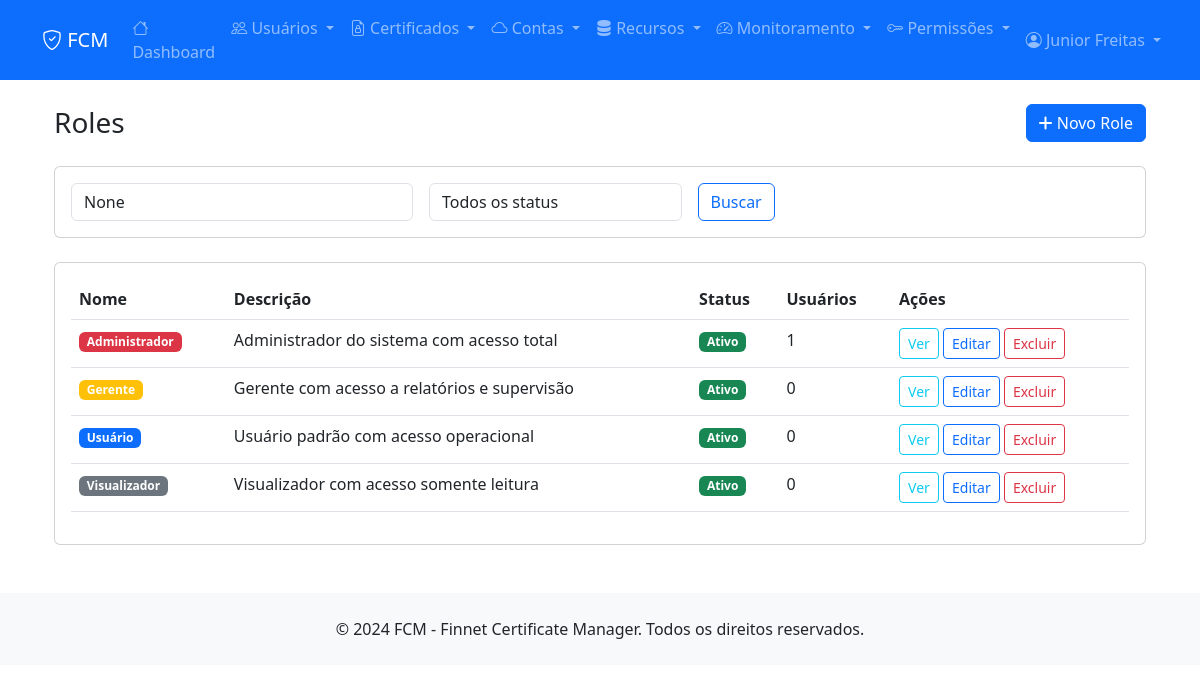
Screenshot of /permissions/roles/ (signed in) with the database file from the repository.
### apps/users/models.py (models this page shows, shortened)
class User(AbstractUser):
    STATUS_CHOICES = [
        (0, 'Ativo'),
        (1, 'Inativo'),
    ]
    id = models.CharField(max_length=255, primary_key=True)
    nome = models.CharField(max_length=255, verbose_name='Nome')
    email = models.EmailField(unique=True, verbose_name='Email')
    status = models.IntegerField(choices=STATUS_CHOICES, default=0, verbose_name='Status')
    data_cad = models.DateTimeField(default=timezone.now, verbose_name='Data de Cadastro')
    usu_cad = models.CharField(max_length=255, verbose_name='Usuário de Cadastro', blank=True)
    data_atu = models.DateTimeField(null=True, blank=True, verbose_name='Data de Atualização')
    usu_atu = models.CharField(max_length=255, null=True, blank=True, verbose_name='Usuário de Atualização')
    username = None
    first_name = None
    last_name = None
    USERNAME_FIELD = 'email'
    REQUIRED_FIELDS = ['nome']
    objects = UserManager()
    class Meta:
        db_table = 'users'
        verbose_name = 'Usuário'
        verbose_name_plural = 'Usuários'

### apps/permissions/models.py (models this page shows, shortened)
class Role(models.Model):
    ROLE_CHOICES = [
        ('admin', 'Administrador'),
        ('manager', 'Gerente'),
        ('user', 'Usuário'),
        ('viewer', 'Visualizador'),
    ]
    id = models.CharField(max_length=255, primary_key=True)
    name = models.CharField(max_length=50, choices=ROLE_CHOICES, unique=True, verbose_name='Nome do Role')
    description = models.TextField(blank=True, null=True, verbose_name='Descrição')
    is_active = models.BooleanField(default=True, verbose_name='Ativo')
    data_cad = models.DateTimeField(default=timezone.now, verbose_name='Data de Cadastro')
    usu_cad = models.CharField(max_length=255, verbose_name='Usuário de Cadastro')
    data_atu = models.DateTimeField(null=True, blank=True, verbose_name='Data de Atualização')
    usu_atu = models.CharField(max_length=255, null=True, blank=True, verbose_name='Usuário de Atualização')
    class Meta:
        db_table = 'roles'
        verbose_name = 'Role'
        verbose_name_plural = 'Roles'
        ordering = ['name']
    @property
    def badge_class(self):
        badge_classes = {
            'admin': 'bg-danger',
            'manager': 'bg-warning',
            'user': 'bg-primary',
            'viewer': 'bg-secondary',
        }
        return badge_classes.get(self.name, 'bg-secondary')

### apps/permissions/views.py (the view)
# urls.py: path('roles/', views.role_list, name='role_list'),
@login_required
def role_list(request):
    roles = Role.objects.all().order_by('name')
    search = request.GET.get('search')
    if search:
        roles = roles.filter(
            Q(name__icontains=search) |
            Q(description__icontains=search)
        )
    status = request.GET.get('status')
    if status == 'active':
        roles = roles.filter(is_active=True)
    elif status == 'inactive':
        roles = roles.filter(is_active=False)
    paginator = Paginator(roles, 15)
    page_number = request.GET.get('page')
    page_obj = paginator.get_page(page_number)
    context = {
        'page_obj': page_obj,
        'search': search,
        'status': status,
        'total_roles': roles.count(),
    }
    return render(request, 'permissions/role_list.html', context)

### templates/permissions/role_list.html (shortened to what this page needs)
{% extends 'base.html' %}
{% load static %}
{% block content %}
<div class="container-fluid">
    <div class="d-flex justify-content-between align-items-center mb-4">
        <h1 class="h3 mb-0">Roles</h1>
        <a href="{% url 'permissions:role_create' %}" class="btn btn-primary">
            <i class="fas fa-plus"></i> Novo Role
        </a>
    </div>
    <div class="card mb-4">
        <div class="card-body">
            <form method="get" class="row g-3">
                <div class="col-md-4">
                    <input type="text" name="search" class="form-control" placeholder="Buscar..." value="{{ search }}">
                </div>
                <div class="col-md-3">
                    <select name="status" class="form-control">
                        <option value="">Todos os status</option>
                    </select>
                </div>
                <div class="col-md-2">
                    <button type="submit" class="btn btn-outline-primary">Buscar</button>
                </div>
            </form>
        </div>
    </div>
    <div class="card">
        <div class="card-body">
            <div class="table-responsive">
                <table class="table table-hover">
                    <thead>
                        <tr>
                            <th>Nome</th>
                            <th>Descrição</th>
                            <th>Status</th>
                            <th>Usuários</th>
                            <th>Ações</th>
                        </tr>
                    </thead>
                    <tbody>
                        {% for role in page_obj %}
                        <tr>
                            <td>
                                <span class="badge {{ role.badge_class }}">{{ role.get_name_display }}</span>
                            </td>
                            <td>{{ role.description|default:"-" }}</td>
                            <td>
                                {% if role.is_active %}
                                    <span class="badge bg-success">Ativo</span>
                                {% else %}
                                    <span class="badge bg-secondary">Inativo</span>
                                {% endif %}
                            </td>
                            <td>{{ role.userrole_set.count }}</td>
                            <td>
                                <a href="{% url 'permissions:role_detail' role.id %}" class="btn btn-sm btn-outline-info">Ver</a>
                                <a href="{% url 'permissions:role_edit' role.id %}" class="btn btn-sm btn-outline-primary">Editar</a>
                                <a href="{% url 'permissions:role_delete' role.id %}" class="btn btn-sm btn-outline-danger">Excluir</a>
                            </td>
                        </tr>
                        {% empty %}
                        <tr>
                            <td colspan="5" class="text-center text-muted">Nenhum role encontrado</td>
                        </tr>
                        {% endfor %}
                    </tbody>
                </table>
            </div>
        </div>
    </div>
</div>
{% endblock %}

### templates/base.html (shortened to what this page needs)
<!DOCTYPE html>
<html lang="pt-br">
<head>
    <link href="https://cdn.jsdelivr.net/npm/bootstrap@5.3.0/dist/css/bootstrap.min.css" rel="stylesheet">
    <link href="https://cdn.jsdelivr.net/npm/bootstrap-icons@1.10.0/font/bootstrap-icons.css" rel="stylesheet">
    <link href="https://cdnjs.cloudflare.com/ajax/libs/font-awesome/6.4.0/css/all.min.css" rel="stylesheet">
</head>
<body>
    <nav class="navbar navbar-expand-lg navbar-dark bg-primary">
        <div class="container">
            <a class="navbar-brand" href="{% url 'dashboard' %}">
                <i class="bi bi-shield-check"></i> FCM
            </a>
            <div class="collapse navbar-collapse" id="navbarNav">
                <ul class="navbar-nav me-auto">
                    <li class="nav-item">
                        <a class="nav-link" href="{% url 'dashboard' %}">
                            <i class="bi bi-house"></i> Dashboard
                        </a>
                    </li>
                    <li class="nav-item dropdown">
                        <a class="nav-link dropdown-toggle" href="#" role="button" data-bs-toggle="dropdown">
                            <i class="bi bi-people"></i> Usuários
                        </a>
                    </li>
                    <li class="nav-item dropdown">
                        <a class="nav-link dropdown-toggle" href="#" role="button" data-bs-toggle="dropdown">
                            <i class="bi bi-file-earmark-lock"></i> Certificados
                        </a>
                    </li>
                    <li class="nav-item dropdown">
                        <a class="nav-link dropdown-toggle" href="#" role="button" data-bs-toggle="dropdown">
                            <i class="bi bi-cloud"></i> Contas
                        </a>
                    </li>
                    <li class="nav-item dropdown">
                        <a class="nav-link dropdown-toggle" href="#" role="button" data-bs-toggle="dropdown">
                            <i class="bi bi-server"></i> Recursos
                        </a>
                    </li>
                    <li class="nav-item dropdown">
                        <a class="nav-link dropdown-toggle" href="#" role="button" data-bs-toggle="dropdown">
                            <i class="bi bi-speedometer2"></i> Monitoramento
                        </a>
                    </li>
                    <li class="nav-item dropdown">
                        <a class="nav-link dropdown-toggle" href="#" role="button" data-bs-toggle="dropdown">
                            <i class="bi bi-key"></i> Permissões
                        </a>
                    </li>
                </ul>
                <ul class="navbar-nav">
                    {% if user.is_authenticated %}
                        <li class="nav-item dropdown">
                            <a class="nav-link dropdown-toggle" href="#" role="button" data-bs-toggle="dropdown">
                                <i class="bi bi-person-circle"></i> {{ user.nome|default:user.email }}
                            </a>
                        </li>
                    {% else %}
                        <li class="nav-item">
                            <a class="nav-link" href="{% url 'login' %}">
                                <i class="bi bi-box-arrow-in-right"></i> Entrar
                            </a>
                        </li>
                    {% endif %}
                </ul>
            </div>
        </div>
    </nav>
    <main class="container my-4">
        {% block content %}{% endblock %}
    </main>
    <footer class="bg-light py-4 mt-5">
        <div class="container text-center">
            <p class="mb-0">&copy; 2024 FCM - Finnet Certificate Manager. Todos os direitos reservados.</p>
        </div>
    </footer>
</body>
</html>

### rows the page displays
User: nome "Junior Freitas"
Role: name "Administrador", description "Administrador do sistema com acesso total", is_active "Ativo", userrole_set.count "1"
Role: name "Gerente", description "Gerente com acesso a relatórios e supervisão", is_active "Ativo", userrole_set.count "0"
Role: name "Usuário", description "Usuário padrão com acesso operacional", is_active "Ativo", userrole_set.count "0"
Role: name "Visualizador", description "Visualizador com acesso somente leitura", is_active "Ativo", userrole_set.count "0"
